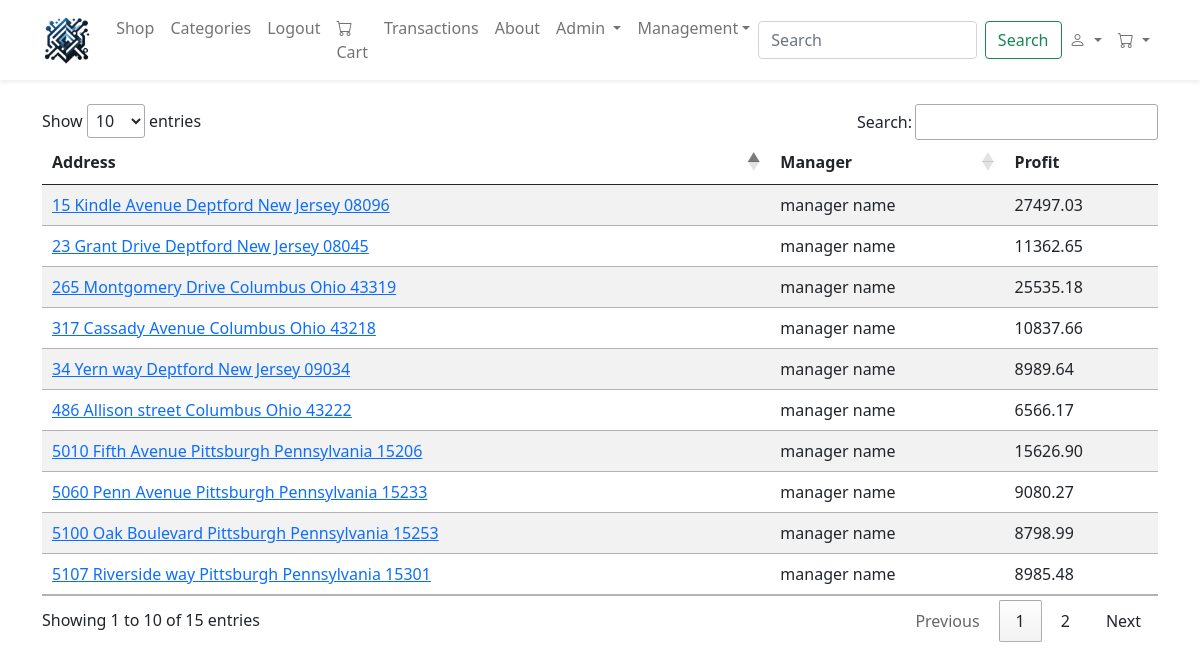
Screenshot of /stores/ (signed in) with the database file from the repository.
### app/models.py (models this page shows, shortened)
class Store(models.Model):
    address = models.CharField(max_length=300)
    manager = models.ForeignKey("Salesperson", related_name="store_manager", on_delete=models.SET_NULL, null = True, blank = True)
    region = models.ForeignKey('Region', related_name='stores', on_delete=models.SET_NULL, null=True, blank=True)
    def profit(self):
        total = 0
        transactions = TransactionItem.objects.filter(inventory__store = self)
        if len(transactions) > 0:
            w = transactions.aggregate(total = Sum("price"))
            total = w["total"]
        return round(total,2)

class Customer(User):
    name = models.CharField(max_length=200)
    phone_number = models.CharField(max_length=15, blank = True, null= True)
    street_address = models.CharField(max_length=300, blank = True, null= True)
    city = models.CharField(max_length=100, blank = True, null= True)
    state = models.CharField(max_length=100,  blank = True, null= True)
    zip_code = models.CharField(max_length=10, blank = True, null= True, default = '12345')
    kind = models.CharField(max_length=20, choices=[('Home', 'Home'), ('Business', 'Business'),('Manager', 'Manager'),('Region_Manager', 'Region_Manager'), ('Associate', 'Associate'), ('Admin', 'Admin')])
    marital_status = models.CharField(max_length=10, blank=True, null=True, choices=[('Married', 'Married'), ('Single', 'Single')])
    gender = models.CharField(max_length=10, blank=True, null=True, choices = [('Male', 'Male'), ('Female', 'Female'), ('Other', 'Other')])
    age = models.IntegerField(blank=True, null=True)
    income = models.IntegerField(blank=True, null=True)
    business_category = models.CharField(max_length=100, blank=True, null=True)
    annual_income = models.DecimalField(max_digits=15, decimal_places=2, blank=True, null=True)

### app/views.py (the view)
# urls.py: path('stores/', views.store_list, name='store_list'),
def store_list(request):
    user = request.user
    if user.has_perm("app.region_manager"):
        if(user.is_staff):
            stores_list = Store.objects.filter()
        else:
            salesperson = Salesperson.objects.get(pk = user.id)
            stores_list = Store.objects.filter(region = salesperson.store.region)
        return render(request, 'store_list.html', {'stores_list':stores_list})

### templates/store_list.html (shortened to what this page needs)
{% extends "base.html" %}
{% block content %}
<div class="container mt-4">
    <table id="productsTable" class="table table-striped" style="width:100%">
        <thead>
            <tr>
                <th>Address</th>
                <th>Manager</th>
                <th>Profit</th>
            </tr>
        </thead>
        <tbody>
            {% for store in stores_list %}
            <tr>
                <td>
                    <a href="{% url 'store_page' store.id %}">{{ store.address }}</a>
                </td>
                <td>
                    {{ store.manager.name }}
                </td>
                <td>
                    {{ store.profit }}
                </td>
            </tr>
            {% endfor %}
        </tbody>
    </table>
</div>
{% endblock %}

### rows the page displays
Store: address "5010 Fifth Avenue Pittsburgh Pennsylvania 15206", manager.name "manager name", profit "15626.90"
Store: address "317 Cassady Avenue Columbus Ohio 43218", manager.name "manager name", profit "10837.66"
Store: address "15 Kindle Avenue Deptford New Jersey 08096", manager.name "manager name", profit "27497.03"
Store: address "5060 Penn Avenue Pittsburgh Pennsylvania 15233", manager.name "manager name", profit "9080.27"
Store: address "23 Grant Drive Deptford New Jersey 08045", manager.name "manager name", profit "11362.65"
Store: address "265 Montgomery Drive Columbus Ohio 43319", manager.name "manager name", profit "25535.18"
Store: address "5100 Oak Boulevard Pittsburgh Pennsylvania 15253", manager.name "manager name", profit "8798.99"
Store: address "34 Yern way Deptford New Jersey 09034", manager.name "manager name", profit "8989.64"
Store: address "5107 Riverside way Pittsburgh Pennsylvania 15301", manager.name "manager name", profit "8985.48"
Store: address "486 Allison street Columbus Ohio 43222", manager.name "manager name", profit "6566.17"
